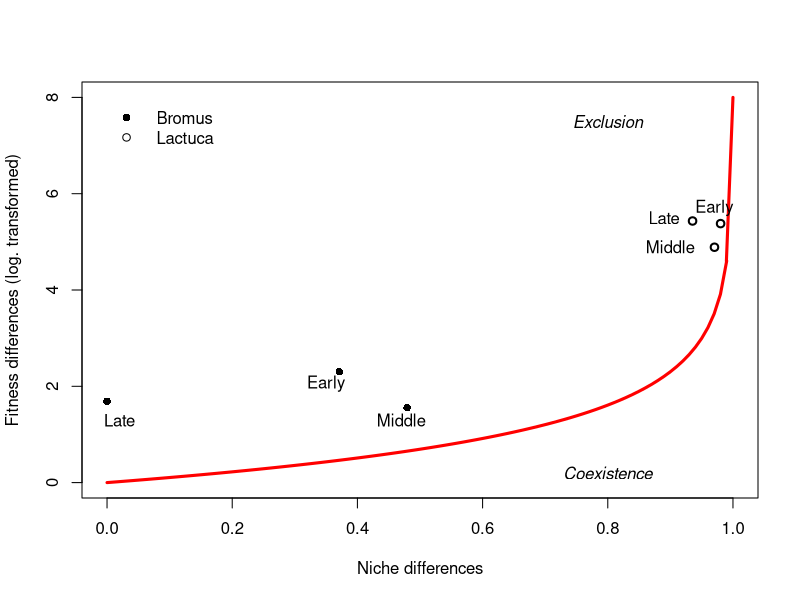

R code for this plot:
#Load the alphas and the vital rates

read.csv("lbes_lasthenia_bromus.txt", header=T, row.names = 1, sep="\t") -> lbes
read.csv("lasthenia_bromus_early.txt", header=T, row.names = 1, sep="\t") -> alphas

#create an empty matrix to store the niche differences data
nd_fd <-matrix(NA, nrow= 6, ncol=4)
colnames(nd_fd) <- c("species", "range", "niche_diff", "fit_diff")
nd_fd[,1] <- c("Bromus", "Bromus", "Bromus", "Lactuca","Lactuca","Lactuca")
nd_fd[,2] <- c("Early", "Middle", "Late", "Early", "Middle", "Late")

##Compute niche differences first
##Calculate niche differences only for the experimental alphas
sp_names<-row.names(lbes)
nd<- matrix(NA, nrow= 2, ncol=2)
rownames(nd)<-sp_names
colnames(nd)<-sp_names

for( i in 1:2){
  for(j in 1:2){
    
    nd[i,j] <- 1-(sqrt((alphas[i,j]*alphas[j,i])/(alphas[i,i]*alphas[j,j])))                             
  }
}

##Set negative nd to zero
#nd[nd<0]<-0
#load the value into the matrix
nd_fd[1,3]<-nd[1,2]

read.csv("lasthenia_bromus_middle.txt", header=T, row.names = 1, sep="\t") -> alphas

sp_names<-row.names(lbes)
nd<- matrix(NA, nrow= 2, ncol=2)
rownames(nd)<-sp_names
colnames(nd)<-sp_names

for( i in 1:2){
  for(j in 1:2){
    
    nd[i,j] <- 1-(sqrt((alphas[i,j]*alphas[j,i])/(alphas[i,i]*alphas[j,j])))                             
  }
}

##Set negative nd to zero
#nd[nd<0]<-0
#load the value into the matrix
nd_fd[2,3]<-nd[1,2]

read.csv("lasthenia_bromus_late.txt", header=T, row.names = 1, sep="\t") -> alphas

sp_names<-row.names(lbes)
nd<- matrix(NA, nrow= 2, ncol=2)
rownames(nd)<-sp_names
colnames(nd)<-sp_names

for( i in 1:2){
  for(j in 1:2){
    
    nd[i,j] <- 1-(sqrt((alphas[i,j]*alphas[j,i])/(alphas[i,i]*alphas[j,j])))                             
  }
}

##Set negative nd to zero
nd[nd<0]<-0
#load the value into the matrix
nd_fd[3,3]<-nd[1,2]


read.csv("lbes_lasthenia_lactuca.txt", header=T, row.names = 1, sep="\t") -> lbes
read.csv("lasthenia_lactuca_early.txt", header=T, row.names = 1, sep="\t") -> alphas

sp_names<-row.names(lbes)
nd<- matrix(NA, nrow= 2, ncol=2)
rownames(nd)<-sp_names
colnames(nd)<-sp_names

for( i in 1:2){
  for(j in 1:2){
    
    nd[i,j] <- 1-(sqrt((alphas[i,j]*alphas[j,i])/(alphas[i,i]*alphas[j,j])))                             
  }
}

##Set negative nd to zero
#nd[nd<0]<-0
#load the value into the matrix
nd_fd[4,3]<-nd[1,2]

read.csv("lasthenia_lactuca_middle.txt", header=T, row.names = 1, sep="\t") -> alphas

sp_names<-row.names(lbes)
nd<- matrix(NA, nrow= 2, ncol=2)
rownames(nd)<-sp_names
colnames(nd)<-sp_names

for( i in 1:2){
  for(j in 1:2){
    
    nd[i,j] <- 1-(sqrt((alphas[i,j]*alphas[j,i])/(alphas[i,i]*alphas[j,j])))                             
  }
}

##Set negative nd to zero
#nd[nd<0]<-0
#load the value into the matrix
nd_fd[5,3]<-nd[1,2]

read.csv("lasthenia_lactuca_late.txt", header=T, row.names = 1, sep="\t") -> alphas

sp_names<-row.names(lbes)
nd<- matrix(NA, nrow= 2, ncol=2)
rownames(nd)<-sp_names
colnames(nd)<-sp_names

for( i in 1:2){
  for(j in 1:2){
    
    nd[i,j] <- 1-(sqrt((alphas[i,j]*alphas[j,i])/(alphas[i,i]*alphas[j,j])))                             
  }
}

##Set negative nd to zero
#nd[nd<0]<-0
#load the value into the matrix
nd_fd[6,3]<-nd[1,2]


#Now the fitness differences

#Compute fitness differences
#Demographic differences

read.csv("lbes_lasthenia_bromus.txt", header=T, row.names = 1, sep="\t") -> lbes
read.csv("lasthenia_bromus_early.txt", header=T, row.names = 1, sep="\t") -> alphas

dd <-outer(lbes$eta -1, lbes$eta -1, FUN="/")
rownames(dd)<-sp_names
colnames(dd)<-sp_names

#Competitive response differences

crd<- matrix(NA, nrow= 2, ncol=2)
rownames(crd)<-sp_names
colnames(crd)<-sp_names

for( i in 1:2){
  for(j in 1:2){
    
    crd[i,j] <- (sqrt((alphas[j,i]*alphas[j,j])/(alphas[i,i]*alphas[i,j])))                             
  }
}

# Multiply demographic differences by competitive response differences to obtain an estimate of average fitness differences. 

fd<-log(dd*crd)

nd_fd[1,4]<-fd[1,2]


read.csv("lasthenia_bromus_middle.txt", header=T, row.names = 1, sep="\t") -> alphas

dd <-outer(lbes$eta -1, lbes$eta -1, FUN="/")
rownames(dd)<-sp_names
colnames(dd)<-sp_names

#Competitive response differences

crd<- matrix(NA, nrow= 2, ncol=2)
rownames(crd)<-sp_names
colnames(crd)<-sp_names

for( i in 1:2){
  for(j in 1:2){
    
    crd[i,j] <- (sqrt((alphas[j,i]*alphas[j,j])/(alphas[i,i]*alphas[i,j])))                             
  }
}

# Multiply demographic differences by competitive response differences to obtain an estimate of average fitness differences. 

fd<-log(dd*crd)

nd_fd[2,4]<-fd[1,2]

read.csv("lasthenia_bromus_late.txt", header=T, row.names = 1, sep="\t") -> alphas

dd <-outer(lbes$eta -1, lbes$eta -1, FUN="/")
rownames(dd)<-sp_names
colnames(dd)<-sp_names

#Competitive response differences

crd<- matrix(NA, nrow= 2, ncol=2)
rownames(crd)<-sp_names
colnames(crd)<-sp_names

for( i in 1:2){
  for(j in 1:2){
    
    crd[i,j] <- (sqrt((alphas[j,i]*alphas[j,j])/(alphas[i,i]*alphas[i,j])))                             
  }
}

# Multiply demographic differences by competitive response differences to obtain an estimate of average fitness differences. 

fd<-log(dd*crd)

nd_fd[3,4]<-fd[1,2]


read.csv("lbes_lasthenia_lactuca.txt", header=T, row.names = 1, sep="\t") -> lbes
read.csv("lasthenia_lactuca_early.txt", header=T, row.names = 1, sep="\t") -> alphas

dd <-outer(lbes$eta -1, lbes$eta -1, FUN="/")
rownames(dd)<-sp_names
colnames(dd)<-sp_names

#Competitive response differences

crd<- matrix(NA, nrow= 2, ncol=2)
rownames(crd)<-sp_names
colnames(crd)<-sp_names

for( i in 1:2){
  for(j in 1:2){
    
    crd[i,j] <- (sqrt((alphas[j,i]*alphas[j,j])/(alphas[i,i]*alphas[i,j])))                             
  }
}

# Multiply demographic differences by competitive response differences to obtain an estimate of average fitness differences. 

fd<-log(dd*crd)

nd_fd[4,4]<-fd[1,2]

read.csv("lasthenia_lactuca_middle.txt", header=T, row.names = 1, sep="\t") -> alphas

dd <-outer(lbes$eta -1, lbes$eta -1, FUN="/")
rownames(dd)<-sp_names
colnames(dd)<-sp_names

#Competitive response differences

crd<- matrix(NA, nrow= 2, ncol=2)
rownames(crd)<-sp_names
colnames(crd)<-sp_names

for( i in 1:2){
  for(j in 1:2){
    
    crd[i,j] <- (sqrt((alphas[j,i]*alphas[j,j])/(alphas[i,i]*alphas[i,j])))                             
  }
}

# Multiply demographic differences by competitive response differences to obtain an estimate of average fitness differences. 

fd<-log(dd*crd)

nd_fd[5,4]<-fd[1,2]


read.csv("lasthenia_lactuca_late.txt", header=T, row.names = 1, sep="\t") -> alphas

dd <-outer(lbes$eta -1, lbes$eta -1, FUN="/")
rownames(dd)<-sp_names
colnames(dd)<-sp_names

#Competitive response differences

crd<- matrix(NA, nrow= 2, ncol=2)
rownames(crd)<-sp_names
colnames(crd)<-sp_names

for( i in 1:2){
  for(j in 1:2){
    
    crd[i,j] <- (sqrt((alphas[j,i]*alphas[j,j])/(alphas[i,i]*alphas[i,j])))                             
  }
}

# Multiply demographic differences by competitive response differences to obtain an estimate of average fitness differences. 

fd<-log(dd*crd)

nd_fd[6,4]<-fd[1,2]


#Now lets do the plotting 
plot(nd_fd[1:3,3], nd_fd[1:3,4], pch=16, lwd=2, xlab="Niche differences", ylab="Fitness differences (log. transformed)",  ylim=c(0,8), xlim=c(0,1))
points(nd_fd[4:6,3], nd_fd[4:6,4], pch=1, lwd=2)
curve(log(1/(1-x)), add=T, col="red", lwd=3)
legend(0, 8, c("Bromus", "Lactuca"), col = c(1, 1), lwd=c(1,1), lty=c(0,0),  pch=c(16,1), bty="n",
       merge = TRUE)

arrows(x0=0.9895, x1=1, y0=4.6, y1=8, length=0, lty=1, lwd=3, col="red")

#Bromus
text(x=0.47, y=1.3, "Middle")
text(x=0.35, y=2.05, "Early")
text(x=0.02, y=1.3, "Late")

#Lactuca
text(x=0.97, y=5.7, "Early")
text(x=0.89, y=5.5, "Late")
text(x=0.90, y=4.9, "Middle")

text(x=0.8,y=7.5, "Exclusion", font=3)
text(x=0.8,y=0.2, "Coexistence", font=3)




